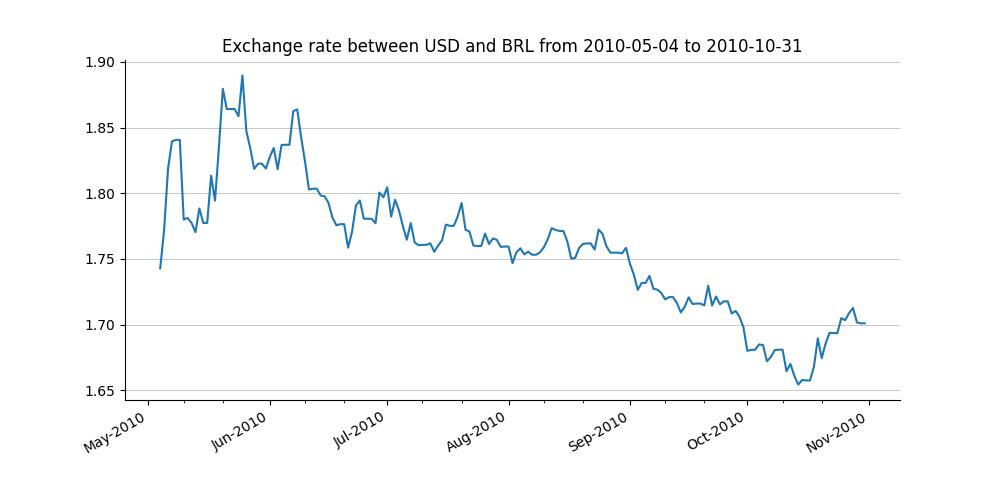
#> input picture images/USD-BRL.png, 1000 x 500 px
$ python currencyWar.py
#> lines starting #> are read from the running program, lines starting #| are printed output that depends on the picture
from PIL import Image

im1 = Image.open('./images/USD-BRL.png')
#> im1 is the input picture: PIL image 1000x500 RGBA; mean R, G, B, A 249.9, 250.6, 251.2, 255
im2 = Image.open('./images/USD-INR.png')
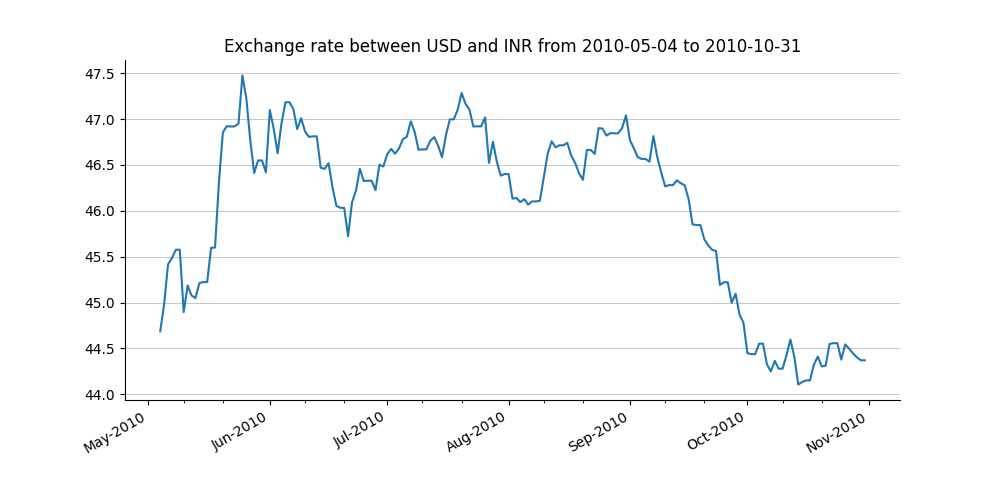
#> input picture images/USD-INR.png, 1000 x 500 px
#> im2 is the input picture: PIL image 1000x500 RGBA; mean R, G, B, A 249.4, 250.3, 250.9, 255
im3 = Image.open('./images/USD-THB.png')
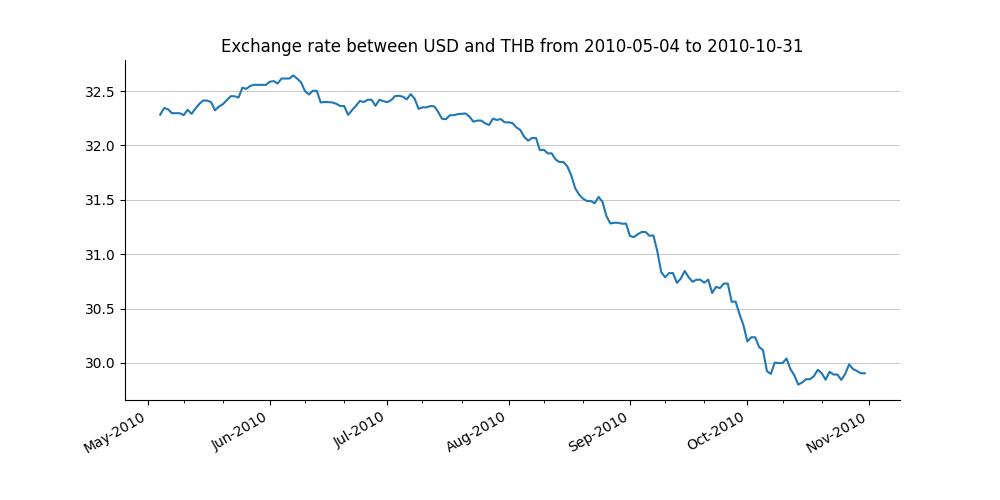
#> input picture images/USD-THB.png, 1000 x 500 px
#> im3 is the input picture: PIL image 1000x500 RGBA; mean R, G, B, A 250.8, 251.2, 251.5, 255
im4 = Image.open('./images/USD-KRW.png')
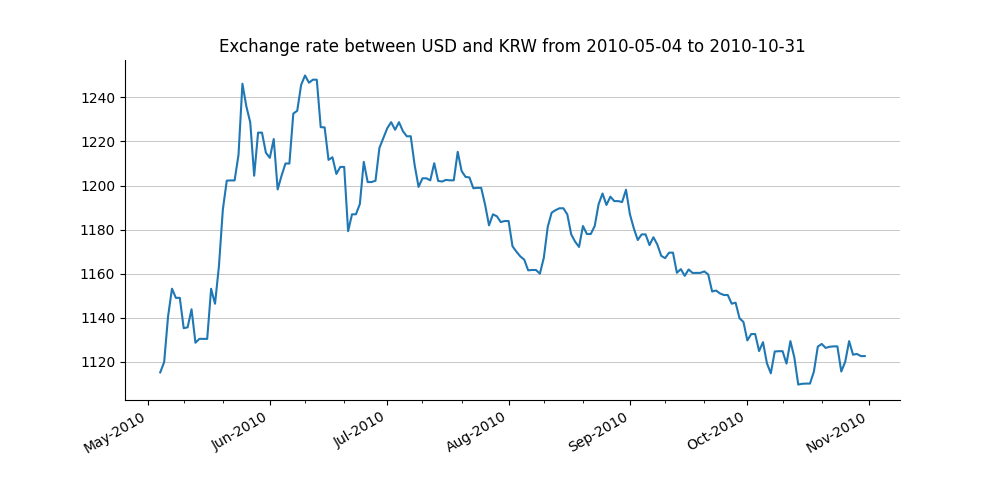
#> input picture images/USD-KRW.png, 1000 x 500 px
#> im4 is the input picture: PIL image 1000x500 RGBA; mean R, G, B, A 249.4, 250.3, 250.9, 255

def get_concat_h(im1, im2, im3, im4):
    dst = Image.new('RGB', (im1.width + im2.width, im1.height + im2.height))
#> dst: PIL image 2000x1000 RGB; every value is 0
    dst.paste(im1, (0, 0))
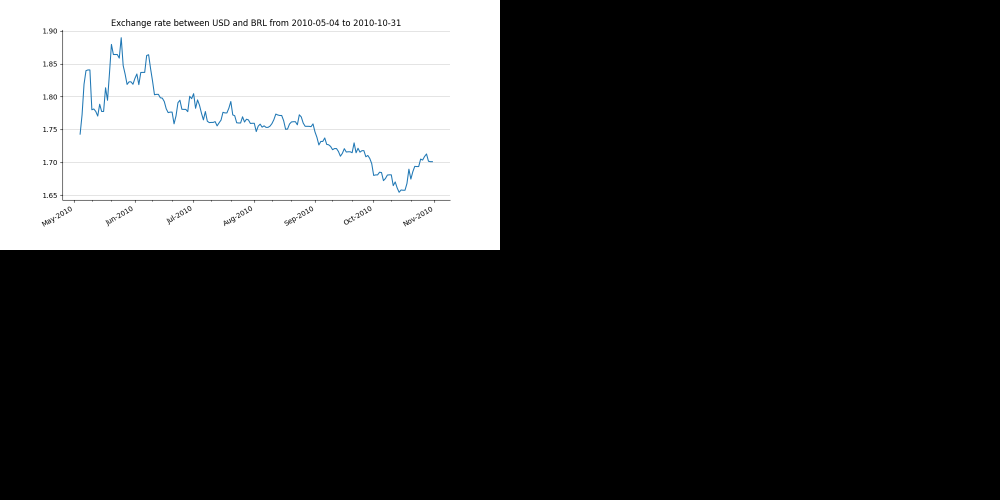
#> dst: PIL image 2000x1000 RGB (shown at 1/2 size); mean R, G, B 62.5, 62.7, 62.8
    dst.paste(im2, (im1.width, 0))
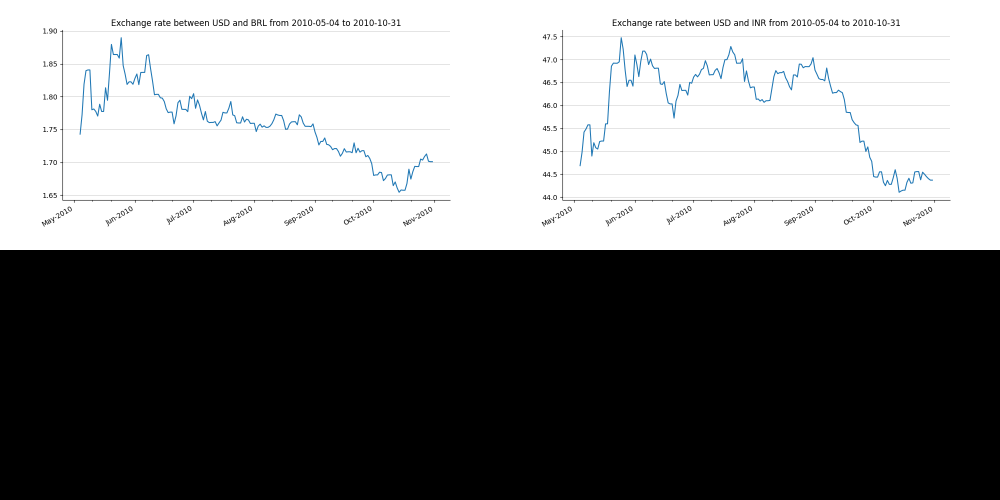
#> dst: PIL image 2000x1000 RGB (shown at 1/2 size); mean R, G, B 124.8, 125.2, 125.5
    dst.paste(im3, (0, im1.height))
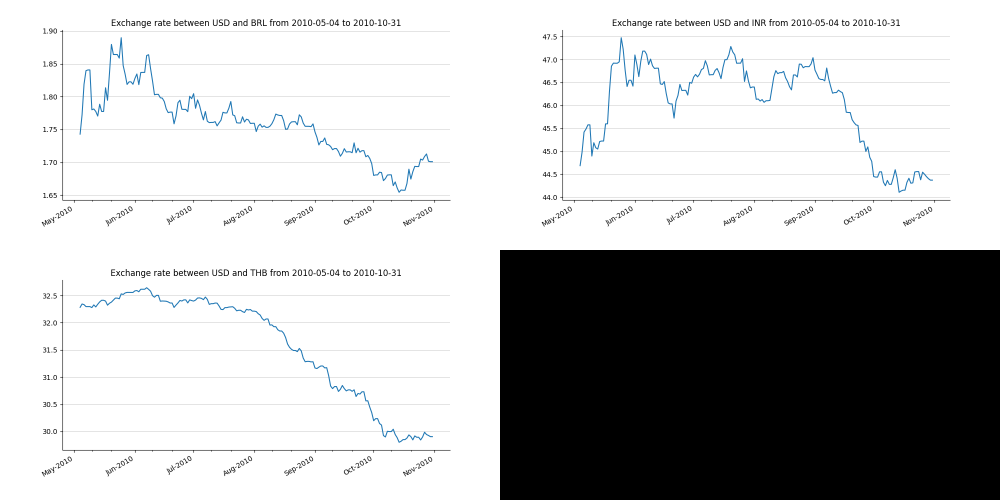
#> dst: PIL image 2000x1000 RGB (shown at 1/2 size); mean R, G, B 187.5, 188, 188.4
    dst.paste(im4, (im1.width, im1.height))
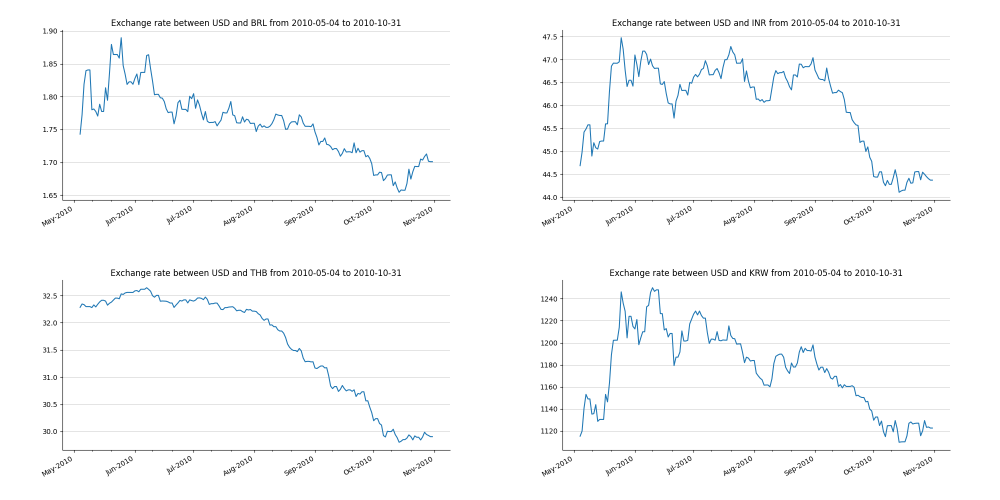
#> dst: PIL image 2000x1000 RGB (shown at 1/2 size); mean R, G, B 249.9, 250.6, 251.1
    return dst

get_concat_h(im1, im2, im3, im4).save('./images/currency-war.jpg')
